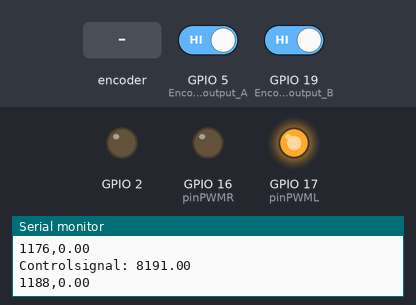
The sketch below on a simulated ESP32. Parts: output pins drawn as LEDs (lit = HIGH), the last lines printed to the serial monitor. Inputs (shaded band) come from the test bench; at power-on: GPIO 5 (Encoder_output_A) HIGH, GPIO 19 (Encoder_output_B) HIGH.

Above: at 1.2 s.
1.3 s: rotary encoder on GPIO 5 (Encoder_output_A) / GPIO 19 (Encoder_output_B) turned 3 steps (first pin leading)
At 1.72 s:
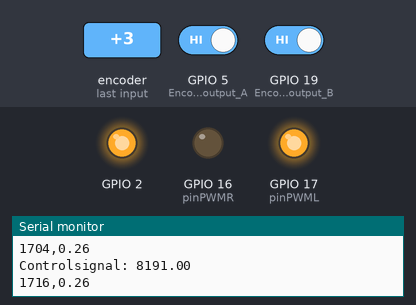
Timing chart, 0 to 4.3 s (numbered marks = the images above; inputs shaded):
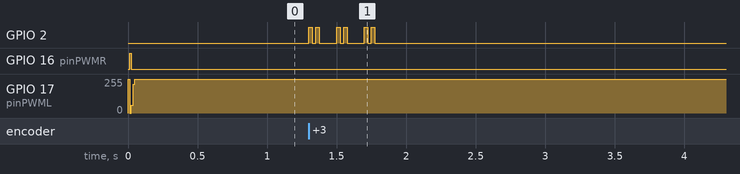

The sketch:

DCControllerSKOD.ino
```cpp
#define Encoder_output_A 5 // pin 2 of the Arduino
#define Encoder_output_B 19 // pin 4 of the Arduino
//#define Encoder_output_I 18 // pin 3 of the Arduino

// Pins til PWM
const int pinPWMR = 16;  // 16 corresponds to GPIO16 men hvad vil vi vælge ???
const int pinPWML = 17;  // blå ledning


// setting PWM properties
const int freq = 10000; // PWM frekvens
const int pwmChannelR = 0; // Ved jeg ikke helt hvad gør
const int pwmChannelL = 1; // Ved jeg ikke helt hvad gør
const int resolution = 13; // bit resolution tror jeg (så 0 - 8k)

double gearRatio = 6.1838;
double angPrStep = 360.0/(2000.0*gearRatio);

double Kd = 18.2;  // Differential gain
double Kp = 309.6;  // Proportional gain 0.0005, 5, 200
double Ki = 1350.6;  // Integrator gain
double P,I,D = 0;
double samplingPeriod = 12;   // 1/frekvens (enhed er millis)

double angle = 0;         // y(t) (DER VI ER - LÆSES MED ENCODER)
double controlSignal[2] = {0, 0}; // u(t)
double errorSignal[3] = {0, 0, 0};   // e(t) til e(t-2)
double setPoint = 0;      // r(t) (DER VI VIL HEN)

unsigned long currentTime, previousTime, someDelay;
double elapsedTime;


void isrA(){
  if((digitalRead(Encoder_output_A) == LOW) and (digitalRead(Encoder_output_B) == HIGH)){
    angle += angPrStep;
  } else if((digitalRead(Encoder_output_A) == LOW) and (digitalRead(Encoder_output_B) == LOW)){
    angle -= angPrStep;
  } else if((digitalRead(Encoder_output_A) == HIGH) and (digitalRead(Encoder_output_B) == LOW)){
    angle += angPrStep;
  } else if((digitalRead(Encoder_output_A) == HIGH) and (digitalRead(Encoder_output_B)) == HIGH){
    angle -= angPrStep;
  }
  digitalWrite(2, HIGH);
}

void isrB(){
  if((digitalRead(Encoder_output_B) == LOW) and (digitalRead(Encoder_output_A) == LOW)){
    angle += angPrStep;
  } else if((digitalRead(Encoder_output_B) == LOW) and (digitalRead(Encoder_output_A) == HIGH)){
    angle -= angPrStep;
  } else if((digitalRead(Encoder_output_B) == HIGH) and (digitalRead(Encoder_output_A) == HIGH)){
    angle += angPrStep;
  } else if((digitalRead(Encoder_output_B) == HIGH) and (digitalRead(Encoder_output_A) == LOW)){
    angle -= angPrStep;
  }
  digitalWrite(2, LOW);
}

void setup(){
  // configure LED PWM functionalitites
  ledcSetup(pwmChannelR, freq, resolution);
  ledcSetup(pwmChannelL, freq, resolution);

  setPoint = 45;            //bliver sat af vinkelberegning

  pinMode(2, OUTPUT);


  // attach the channel to the GPIO to be controlled
  ledcAttachPin(pinPWMR, pwmChannelR);
  ledcAttachPin(pinPWML, pwmChannelL);


  Serial.begin(115200); // activates the serial communication
  pinMode(Encoder_output_A, INPUT); // sets the Encoder_output_A pin as the input
  pinMode(Encoder_output_B, INPUT); // sets the Encoder_output_B pin as the input
  pinMode(2, OUTPUT);

  attachInterrupt(Encoder_output_A, isrA, CHANGE);
  attachInterrupt(Encoder_output_B, isrB, CHANGE);
}


void loop() {
  currentTime = millis();
  elapsedTime = (double)(currentTime - previousTime);

  setPoint += 0.011;            //bliver sat af vinkelberegning

  errorSignal[0] = setPoint - angle;
  //Serial.print("ERROR: "); Serial.println(errorSignal[0]);

  // Controllerdelen
  P = Kp*(errorSignal[0]-errorSignal[1]);
  I = (samplingPeriod/1000)*Ki*errorSignal[0];
  D = (Kd/(samplingPeriod/1000))*(errorSignal[0]-2*errorSignal[1]+errorSignal[2]);
  controlSignal[0] = 8.191*(P + I + D) + controlSignal[1]*0.5; // burde ganges med 81.91, men det bliver for meget
  if(controlSignal[0]>8191){
    controlSignal[0] = 8191;
  } else if (controlSignal[0]<-8191){
    controlSignal[0] = -8191;
  }
  controlSignal[1] = controlSignal[0];

  Serial.print("Controlsignal: "); Serial.println(controlSignal[0]);
  //Serial.print("CONTROLLER: "); Serial.println(controlSignal[0]);
  //Serial.print("Setpoint: "); Serial.println(setPoint);

  if (controlSignal[0] > 0){
    ledcWrite(pwmChannelR, 0); //4095/controlsignal[0]
    ledcWrite(pwmChannelL, abs(controlSignal[0]));
  } else {
    ledcWrite(pwmChannelR, abs(controlSignal[0]));
    ledcWrite(pwmChannelL, 0);
  }


  previousTime = currentTime;

  errorSignal[2] = errorSignal[1];
  errorSignal[1] = errorSignal[0];

  //someDelay = millis();
  //setPoint += 0.11;

  //logging
  Serial.print(millis());
  Serial.print(",");
  Serial.print(angle);
  Serial.print("\n");

  // Venter på tiden h som er tiden mellem samples
  //while (millis() < someDelay + samplingPeriod){}
  while (millis() - currentTime < samplingPeriod){
    //Serial.println("Hello, vi afventer");
    }


}


// u(t) =Kd/h·[e(t)−2e(t−1) + e(t−2)] + Kp·[e(t)−e(t−1)] + h·Ki·e(t) + u(t−1)
```

Measured:
- after the input at 1.3 s, GPIO 2: LOW → HIGH at once, then repeats every 0.20 s: LOW 0.03 s, HIGH 0.03 s, LOW 0.12 s, HIGH 0.03 s, until it stays LOW from 1.8 s
